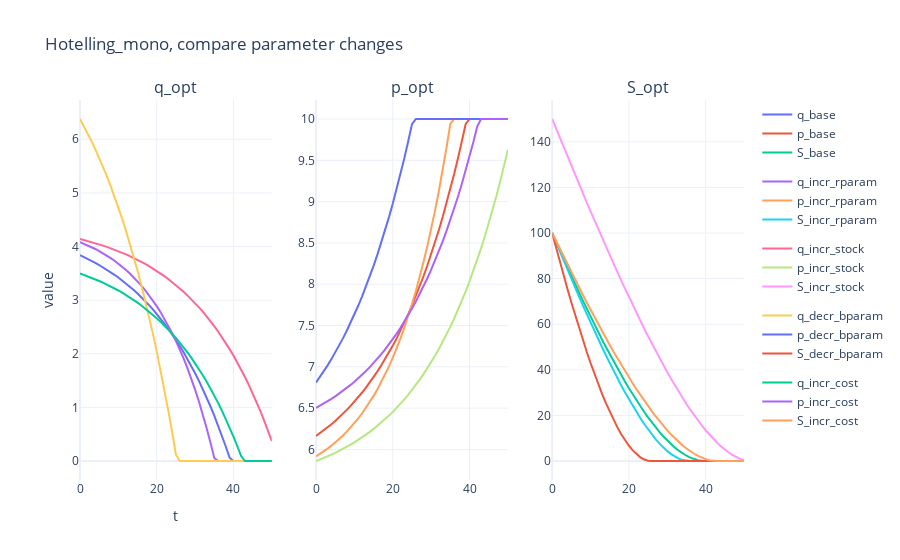

This figure's notebook cell:
### Markdown cell above
**3a) Hotelling, parameter effects**\
If not done already, structure your monopolist hotelling model from before as a function (with the parameters as input) that returns the values for $q_t, p_t$, $S_t$ and the objective value over time $t$ as a dataframe. Rerun the model with different specifications to see how different parameter changes alter the optimal extraction schedule an price path of the resource.

- Increase interest rate: $r^* = 0.07$
- Increase resource stock: $S_0^* = 150$
- Change in the inverse demand function with $b^* = 0.5$
- Increase in extraction cost with $c^* = 2$

### Code cell
df_hotmono_base = hotelling_mono()
df_hotmono_incrint = hotelling_mono(r=0.07)
df_hotmono_incrstock = hotelling_mono(S0=150)
df_hotmono_decrbparamm = hotelling_mono(b=0.5)
df_hotmono_incrcost = hotelling_mono(c=2)

# Plot Results -------------------------------------
fig_compare = make_subplots(rows=1, cols=3, subplot_titles=('q_opt', 'p_opt', 'S_opt'))
def add_trace_to_subplot_hotelling(fig, df, legend_name):
    fig.add_trace(go.Scatter(x=df['t'], y=df['q_opt'], mode='lines', name=f'q_{legend_name}', legendgroup=legend_name, showlegend=True), row=1, col=1)
    fig.add_trace(go.Scatter(x=df['t'], y=df['p_opt'], mode='lines', name=f'p_{legend_name}', legendgroup=legend_name, showlegend=True), row=1, col=2)
    fig.add_trace(go.Scatter(x=df['t'], y=df['S_opt'], mode='lines', name=f'S_{legend_name}', legendgroup=legend_name, showlegend=True), row=1, col=3)
    
    return fig

fig_compare = add_trace_to_subplot_hotelling(fig_compare, df_hotmono_base, 'base')
fig_compare = add_trace_to_subplot_hotelling(fig_compare, df_hotmono_incrint, 'incr_rparam')
fig_compare = add_trace_to_subplot_hotelling(fig_compare, df_hotmono_incrstock, 'incr_stock')
fig_compare = add_trace_to_subplot_hotelling(fig_compare, df_hotmono_decrbparamm, 'decr_bparam')
fig_compare = add_trace_to_subplot_hotelling(fig_compare, df_hotmono_incrcost, 'incr_cost')

fig_compare.update_layout(title='Hotelling_mono, compare parameter changes', xaxis_title='t', yaxis_title='value', template='plotly_white')
fig_compare.write_html('hotelling_mono_compare.html')
fig_compare.show()

### Figure 1 — Plotly figure (JSON) as saved in the notebook; plotly's stock layout.template omitted (floating-point values rounded to 4 significant figures)
{"data": [{"legendgroup": "base", "mode": "lines", "name": "q_base", "showlegend": true, "type": "scatter", "x": [0, 1, 2, 3, 4, 5, 6, 7, 8, 9, 10, 11, 12, 13, 14, 15, 16, 17, 18, 19, 20, 21, 22, 23, 24, 25, 26, 27, 28, 29, 30, 31, 32, 33, 34, 35, 36, 37, 38, 39, 40, 41, 42, 43, 44, 45, 46, 47, 48, 49, 50], "xaxis": "x", "y": [3.838, 3.805, 3.77, 3.733, 3.695, 3.655, 3.613, 3.568, 3.522, 3.473, 3.421, 3.367, 3.311, 3.251, 3.189, 3.123, 3.054, 2.982, 2.906, 2.827, 2.743, 2.655, 2.563, 2.466, 2.364, 2.257, 2.145, 2.027, 1.904, 1.774, 1.638, 1.495, 1.345, 1.187, 1.021, 0.8467, 0.6639, 0.472, 0.2709, 0.06048, 0, 0, 7.687e-17, 2.487e-18, 0, 7.7e-17, 0, 2.151e-16, 0, 2.217e-16, 0], "yaxis": "y"}, {"legendgroup": "base", "mode": "lines", "name": "p_base", "showlegend": true, "type": "scatter", "x": [0, 1, 2, 3, 4, 5, 6, 7, 8, 9, 10, 11, 12, 13, 14, 15, 16, 17, 18, 19, 20, 21, 22, 23, 24, 25, 26, 27, 28, 29, 30, 31, 32, 33, 34, 35, 36, 37, 38, 39, 40, 41, 42, 43, 44, 45, 46, 47, 48, 49, 50], "xaxis": "x2", "y": [6.162, 6.195, 6.23, 6.267, 6.305, 6.345, 6.387, 6.432, 6.478, 6.527, 6.579, 6.633, 6.689, 6.749, 6.811, 6.877, 6.946, 7.018, 7.094, 7.173, 7.257, 7.345, 7.437, 7.534, 7.636, 7.743, 7.855, 7.973, 8.096, 8.226, 8.362, 8.505, 8.655, 8.813, 8.979, 9.153, 9.336, 9.528, 9.729, 9.94, 10, 10, 10, 10, 10, 10, 10, 10, 10, 10, 10], "yaxis": "y2"}, {"legendgroup": "base", "mode": "lines", "name": "S_base", "showlegend": true, "type": "scatter", "x": [0, 1, 2, 3, 4, 5, 6, 7, 8, 9, 10, 11, 12, 13, 14, 15, 16, 17, 18, 19, 20, 21, 22, 23, 24, 25, 26, 27, 28, 29, 30, 31, 32, 33, 34, 35, 36, 37, 38, 39, 40, 41, 42, 43, 44, 45, 46, 47, 48, 49, 50], "xaxis": "x3", "y": [100, 96.16, 92.36, 88.59, 84.85, 81.16, 77.5, 73.89, 70.32, 66.8, 63.33, 59.91, 56.54, 53.23, 49.98, 46.79, 43.67, 40.61, 37.63, 34.72, 31.9, 29.15, 26.5, 23.94, 21.47, 19.11, 16.85, 14.7, 12.68, 10.77, 8.999, 7.361, 5.866, 4.522, 3.335, 2.314, 1.467, 0.8034, 0.3314, 0.06048, -5.643e-14, -5.643e-14, -5.643e-14, -5.651e-14, -5.651e-14, -5.651e-14, -5.659e-14, -5.659e-14, -5.681e-14, -5.681e-14, -5.703e-14], "yaxis": "y3"}, {"legendgroup": "incr_rparam", "mode": "lines", "name": "q_incr_rparam", "showlegend": true, "type": "scatter", "x": [0, 1, 2, 3, 4, 5, 6, 7, 8, 9, 10, 11, 12, 13, 14, 15, 16, 17, 18, 19, 20, 21, 22, 23, 24, 25, 26, 27, 28, 29, 30, 31, 32, 33, 34, 35, 36, 37, 38, 39, 40, 41, 42, 43, 44, 45, 46, 47, 48, 49, 50], "xaxis": "x", "y": [4.084, 4.055, 4.023, 3.99, 3.954, 3.916, 3.875, 3.831, 3.785, 3.735, 3.681, 3.624, 3.562, 3.497, 3.427, 3.351, 3.271, 3.185, 3.093, 2.994, 2.889, 2.776, 2.655, 2.526, 2.388, 2.24, 2.082, 1.913, 1.732, 1.538, 1.331, 1.109, 0.8714, 0.6169, 0.3452, 0.05568, 0, 0, 8.903e-17, 2.129e-17, 0, 0, 2.541e-18, 0, 1.22e-16, 0, 0, 2.205e-16, 2.405e-16, 2.072e-16, 0], "yaxis": "y"}, {"legendgroup": "incr_rparam", "mode": "lines", "name": "p_incr_rparam", "showlegend": true, "type": "scatter", "x": [0, 1, 2, 3, 4, 5, 6, 7, 8, 9, 10, 11, 12, 13, 14, 15, 16, 17, 18, 19, 20, 21, 22, 23, 24, 25, 26, 27, 28, 29, 30, 31, 32, 33, 34, 35, 36, 37, 38, 39, 40, 41, 42, 43, 44, 45, 46, 47, 48, 49, 50], "xaxis": "x2", "y": [5.916, 5.945, 5.977, 6.01, 6.046, 6.084, 6.125, 6.169, 6.215, 6.265, 6.319, 6.376, 6.438, 6.503, 6.573, 6.649, 6.729, 6.815, 6.907, 7.006, 7.111, 7.224, 7.345, 7.474, 7.612, 7.76, 7.918, 8.087, 8.268, 8.462, 8.669, 8.891, 9.129, 9.383, 9.655, 9.944, 10, 10, 10, 10, 10, 10, 10, 10, 10, 10, 10, 10, 10, 10, 10], "yaxis": "y2"}, {"legendgroup": "incr_rparam", "mode": "lines", "name": "S_incr_rparam", "showlegend": true, "type": "scatter", "x": [0, 1, 2, 3, 4, 5, 6, 7, 8, 9, 10, 11, 12, 13, 14, 15, 16, 17, 18, 19, 20, 21, 22, 23, 24, 25, 26, 27, 28, 29, 30, 31, 32, 33, 34, 35, 36, 37, 38, 39, 40, 41, 42, 43, 44, 45, 46, 47, 48, 49, 50], "xaxis": "x3", "y": [100, 95.92, 91.86, 87.84, 83.85, 79.89, 75.98, 72.1, 68.27, 64.49, 60.75, 57.07, 53.45, 49.89, 46.39, 42.96, 39.61, 36.34, 33.16, 30.06, 27.07, 24.18, 21.4, 18.75, 16.22, 13.83, 11.59, 9.513, 7.6, 5.868, 4.329, 2.998, 1.889, 1.018, 0.4009, 0.05568, 3.324e-15, 3.324e-15, 3.324e-15, 3.235e-15, 3.213e-15, 3.213e-15, 3.213e-15, 3.211e-15, 3.211e-15, 3.089e-15, 3.089e-15, 3.089e-15, 2.868e-15, 2.628e-15, 2.421e-15], "yaxis": "y3"}, {"legendgroup": "incr_stock", "mode": "lines", "name": "q_incr_stock", "showlegend": true, "type": "scatter", "x": [0, 1, 2, 3, 4, 5, 6, 7, 8, 9, 10, 11, 12, 13, 14, 15, 16, 17, 18, 19, 20, 21, 22, 23, 24, 25, 26, 27, 28, 29, 30, 31, 32, 33, 34, 35, 36, 37, 38, 39, 40, 41, 42, 43, 44, 45, 46, 47, 48, 49, 50], "xaxis": "x", "y": [4.14, 4.122, 4.103, 4.083, 4.062, 4.04, 4.017, 3.993, 3.968, 3.941, 3.914, 3.884, 3.853, 3.821, 3.787, 3.752, 3.714, 3.675, 3.634, 3.59, 3.545, 3.497, 3.447, 3.394, 3.339, 3.281, 3.22, 3.156, 3.089, 3.018, 2.944, 2.866, 2.785, 2.699, 2.609, 2.514, 2.415, 2.31, 2.201, 2.086, 1.966, 1.839, 1.706, 1.566, 1.419, 1.265, 1.103, 0.9331, 0.7547, 0.5678, 0.3723], "yaxis": "y"}, {"legendgroup": "incr_stock", "mode": "lines", "name": "p_incr_stock", "showlegend": true, "type": "scatter", "x": [0, 1, 2, 3, 4, 5, 6, 7, 8, 9, 10, 11, 12, 13, 14, 15, 16, 17, 18, 19, 20, 21, 22, 23, 24, 25, 26, 27, 28, 29, 30, 31, 32, 33, 34, 35, 36, 37, 38, 39, 40, 41, 42, 43, 44, 45, 46, 47, 48, 49, 50], "xaxis": "x2", "y": [5.86, 5.878, 5.897, 5.917, 5.938, 5.96, 5.983, 6.007, 6.032, 6.059, 6.086, 6.116, 6.147, 6.179, 6.213, 6.248, 6.286, 6.325, 6.366, 6.41, 6.455, 6.503, 6.553, 6.606, 6.661, 6.719, 6.78, 6.844, 6.911, 6.982, 7.056, 7.134, 7.215, 7.301, 7.391, 7.486, 7.585, 7.69, 7.799, 7.914, 8.034, 8.161, 8.294, 8.434, 8.581, 8.735, 8.897, 9.067, 9.245, 9.432, 9.628], "yaxis": "y2"}, {"legendgroup": "incr_stock", "mode": "lines", "name": "S_incr_stock", "showlegend": true, "type": "scatter", "x": [0, 1, 2, 3, 4, 5, 6, 7, 8, 9, 10, 11, 12, 13, 14, 15, 16, 17, 18, 19, 20, 21, 22, 23, 24, 25, 26, 27, 28, 29, 30, 31, 32, 33, 34, 35, 36, 37, 38, 39, 40, 41, 42, 43, 44, 45, 46, 47, 48, 49, 50], "xaxis": "x3", "y": [150, 145.9, 141.7, 137.6, 133.6, 129.5, 125.4, 121.4, 117.4, 113.5, 109.5, 105.6, 101.7, 97.88, 94.06, 90.27, 86.52, 82.8, 79.13, 75.49, 71.9, 68.36, 64.86, 61.42, 58.02, 54.68, 51.4, 48.18, 45.03, 41.94, 38.92, 35.98, 33.11, 30.33, 27.63, 25.02, 22.5, 20.09, 17.78, 15.58, 13.49, 11.53, 9.688, 7.982, 6.416, 4.996, 3.731, 2.628, 1.695, 0.9401, 0.3723], "yaxis": "y3"}, {"legendgroup": "decr_bparam", "mode": "lines", "name": "q_decr_bparam", "showlegend": true, "type": "scatter", "x": [0, 1, 2, 3, 4, 5, 6, 7, 8, 9, 10, 11, 12, 13, 14, 15, 16, 17, 18, 19, 20, 21, 22, 23, 24, 25, 26, 27, 28, 29, 30, 31, 32, 33, 34, 35, 36, 37, 38, 39, 40, 41, 42, 43, 44, 45, 46, 47, 48, 49, 50], "xaxis": "x", "y": [6.378, 6.247, 6.11, 5.965, 5.813, 5.654, 5.487, 5.311, 5.127, 4.933, 4.73, 4.516, 4.292, 4.056, 3.809, 3.55, 3.277, 2.991, 2.691, 2.375, 2.044, 1.696, 1.331, 0.9475, 0.5449, 0.1226, 1.426e-15, 8.029e-16, 7.751e-16, 0, 5.791e-18, 0, 0, 0, 0, 2.16e-16, 0, 0, 0, 0, 0, 0, 0, 0, 0, 0, 0, 0, 0, 1.664e-15, 0], "yaxis": "y"}, {"legendgroup": "decr_bparam", "mode": "lines", "name": "p_decr_bparam", "showlegend": true, "type": "scatter", "x": [0, 1, 2, 3, 4, 5, 6, 7, 8, 9, 10, 11, 12, 13, 14, 15, 16, 17, 18, 19, 20, 21, 22, 23, 24, 25, 26, 27, 28, 29, 30, 31, 32, 33, 34, 35, 36, 37, 38, 39, 40, 41, 42, 43, 44, 45, 46, 47, 48, 49, 50], "xaxis": "x2", "y": [6.811, 6.876, 6.945, 7.017, 7.093, 7.173, 7.257, 7.344, 7.437, 7.533, 7.635, 7.742, 7.854, 7.972, 8.095, 8.225, 8.361, 8.504, 8.655, 8.812, 8.978, 9.152, 9.334, 9.526, 9.728, 9.939, 10, 10, 10, 10, 10, 10, 10, 10, 10, 10, 10, 10, 10, 10, 10, 10, 10, 10, 10, 10, 10, 10, 10, 10, 10], "yaxis": "y2"}, {"legendgroup": "decr_bparam", "mode": "lines", "name": "S_decr_bparam", "showlegend": true, "type": "scatter", "x": [0, 1, 2, 3, 4, 5, 6, 7, 8, 9, 10, 11, 12, 13, 14, 15, 16, 17, 18, 19, 20, 21, 22, 23, 24, 25, 26, 27, 28, 29, 30, 31, 32, 33, 34, 35, 36, 37, 38, 39, 40, 41, 42, 43, 44, 45, 46, 47, 48, 49, 50], "xaxis": "x3", "y": [100, 93.62, 87.37, 81.26, 75.3, 69.49, 63.83, 58.35, 53.03, 47.91, 42.97, 38.25, 33.73, 29.44, 25.38, 21.57, 18.02, 14.74, 11.75, 9.062, 6.687, 4.642, 2.946, 1.615, 0.6675, 0.1226, -1.146e-14, -1.289e-14, -1.369e-14, -1.447e-14, -1.447e-14, -1.447e-14, -1.447e-14, -1.447e-14, -1.447e-14, -1.447e-14, -1.469e-14, -1.469e-14, -1.469e-14, -1.469e-14, -1.469e-14, -1.469e-14, -1.469e-14, -1.469e-14, -1.469e-14, -1.469e-14, -1.469e-14, -1.469e-14, -1.469e-14, -1.469e-14, -1.635e-14], "yaxis": "y3"}, {"legendgroup": "incr_cost", "mode": "lines", "name": "q_incr_cost", "showlegend": true, "type": "scatter", "x": [0, 1, 2, 3, 4, 5, 6, 7, 8, 9, 10, 11, 12, 13, 14, 15, 16, 17, 18, 19, 20, 21, 22, 23, 24, 25, 26, 27, 28, 29, 30, 31, 32, 33, 34, 35, 36, 37, 38, 39, 40, 41, 42, 43, 44, 45, 46, 47, 48, 49, 50], "xaxis": "x", "y": [3.497, 3.471, 3.445, 3.417, 3.388, 3.357, 3.325, 3.292, 3.256, 3.219, 3.18, 3.139, 3.096, 3.051, 3.003, 2.953, 2.901, 2.846, 2.788, 2.728, 2.664, 2.597, 2.527, 2.454, 2.376, 2.295, 2.21, 2.12, 2.026, 1.927, 1.824, 1.715, 1.601, 1.481, 1.355, 1.223, 1.084, 0.9381, 0.7848, 0.6238, 0.4549, 0.2778, 0.09238, 0, 2.397e-17, 0, 4.879e-17, 1.672e-17, 9.613e-17, 0, 0], "yaxis": "y"}, {"legendgroup": "incr_cost", "mode": "lines", "name": "p_incr_cost", "showlegend": true, "type": "scatter", "x": [0, 1, 2, 3, 4, 5, 6, 7, 8, 9, 10, 11, 12, 13, 14, 15, 16, 17, 18, 19, 20, 21, 22, 23, 24, 25, 26, 27, 28, 29, 30, 31, 32, 33, 34, 35, 36, 37, 38, 39, 40, 41, 42, 43, 44, 45, 46, 47, 48, 49, 50], "xaxis": "x2", "y": [6.503, 6.529, 6.555, 6.583, 6.612, 6.643, 6.675, 6.708, 6.744, 6.781, 6.82, 6.861, 6.904, 6.949, 6.997, 7.047, 7.099, 7.154, 7.212, 7.272, 7.336, 7.403, 7.473, 7.546, 7.624, 7.705, 7.79, 7.88, 7.974, 8.073, 8.176, 8.285, 8.399, 8.519, 8.645, 8.777, 8.916, 9.062, 9.215, 9.376, 9.545, 9.722, 9.908, 10, 10, 10, 10, 10, 10, 10, 10], "yaxis": "y2"}, {"legendgroup": "incr_cost", "mode": "lines", "name": "S_incr_cost", "showlegend": true, "type": "scatter", "x": [0, 1, 2, 3, 4, 5, 6, 7, 8, 9, 10, 11, 12, 13, 14, 15, 16, 17, 18, 19, 20, 21, 22, 23, 24, 25, 26, 27, 28, 29, 30, 31, 32, 33, 34, 35, 36, 37, 38, 39, 40, 41, 42, 43, 44, 45, 46, 47, 48, 49, 50], "xaxis": "x3", "y": [100, 96.5, 93.03, 89.59, 86.17, 82.78, 79.42, 76.1, 72.81, 69.55, 66.33, 63.15, 60.01, 56.92, 53.87, 50.87, 47.91, 45.01, 42.17, 39.38, 36.65, 33.99, 31.39, 28.86, 26.41, 24.03, 21.74, 19.53, 17.41, 15.38, 13.45, 11.63, 9.915, 8.314, 6.834, 5.478, 4.256, 3.172, 2.234, 1.449, 0.825, 0.3702, 0.09238, -6.828e-15, -6.828e-15, -6.852e-15, -6.852e-15, -6.901e-15, -6.917e-15, -7.013e-15, -7.013e-15], "yaxis": "y3"}], "layout": {"annotations": [{"font": {"size": 16}, "showarrow": false, "text": "q_opt", "x": 0.1444, "xanchor": "center", "xref": "paper", "y": 1, "yanchor": "bottom", "yref": "paper"}, {"font": {"size": 16}, "showarrow": false, "text": "p_opt", "x": 0.5, "xanchor": "center", "xref": "paper", "y": 1, "yanchor": "bottom", "yref": "paper"}, {"font": {"size": 16}, "showarrow": false, "text": "S_opt", "x": 0.8556, "xanchor": "center", "xref": "paper", "y": 1, "yanchor": "bottom", "yref": "paper"}], "title": {"text": "Hotelling_mono, compare parameter changes"}, "xaxis": {"anchor": "y", "domain": [0, 0.2889], "title": {"text": "t"}}, "xaxis2": {"anchor": "y2", "domain": [0.3556, 0.6444]}, "xaxis3": {"anchor": "y3", "domain": [0.7111, 1]}, "yaxis": {"anchor": "x", "domain": [0, 1], "title": {"text": "value"}}, "yaxis2": {"anchor": "x2", "domain": [0, 1]}, "yaxis3": {"anchor": "x3", "domain": [0, 1]}}}
